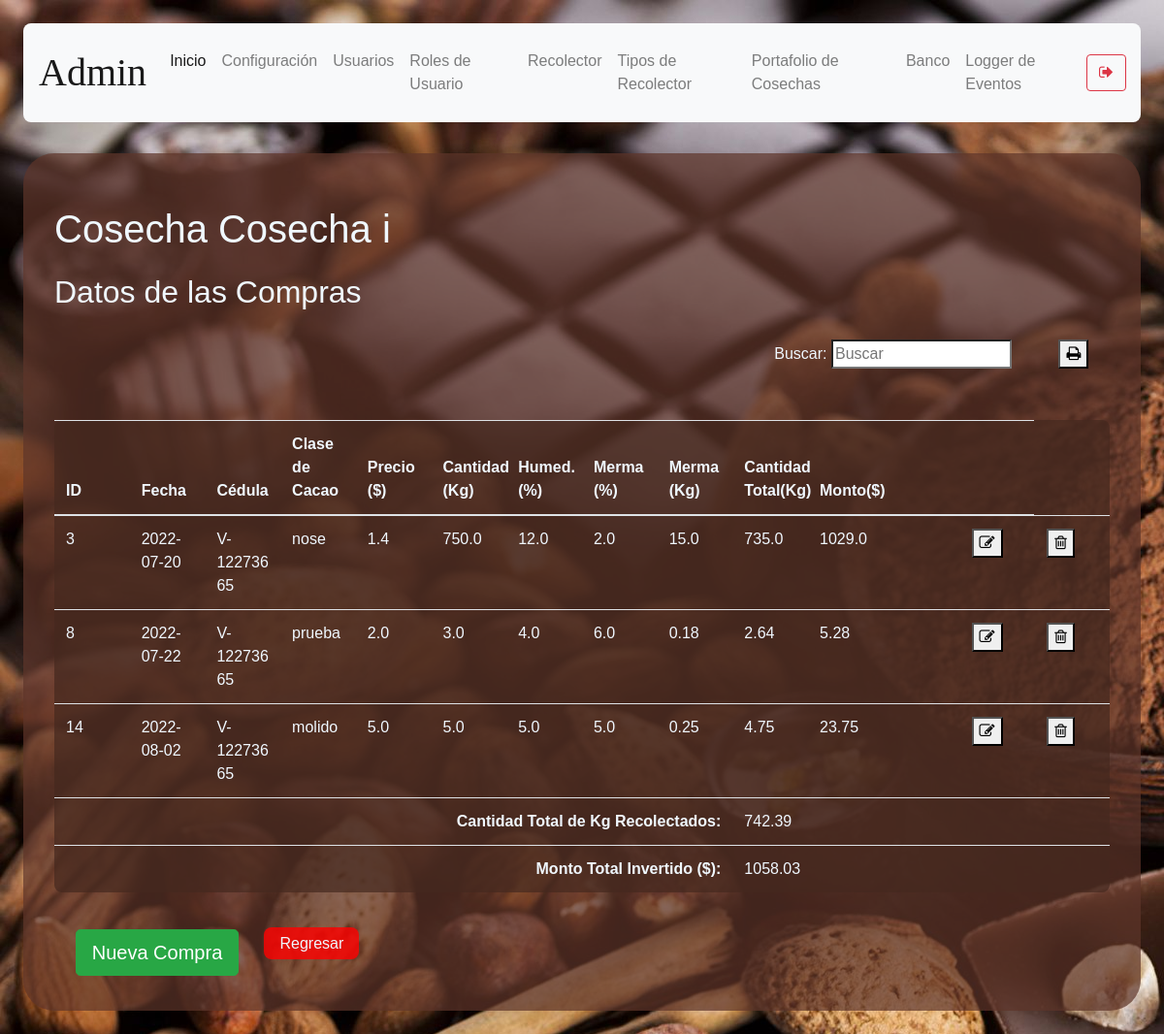
/harvest/1/purchase (signed in), run on the app's committed database.
### models/harvest.py (models this page shows, shortened)
class Harvest (db.Model):
    __tablename__ = 'harvest'
    id = db.Column(db.Integer, primary_key = True)
    description = db.Column(db.String(250), nullable = False)
    start_date = db.Column(db.String(10), nullable=False)
    end_date = db.Column(db.String(10), nullable= False)
    status = db.Column(db.String(10), nullable = False)
    def find(self, id):
        return Harvest.query.get(id)

### models/purchase.py (models this page shows, shortened)
class Purchase( db.Model ):
    __tablename__ = 'purchase'
    id = db.Column( db.Integer, primary_key = True )
    date = db.Column( db.String(10), nullable = False )
    F_Productor = db.Column( db.Integer, db.ForeignKey('productor.id'))
    F_Harvest = db.Column( db.Integer, db.ForeignKey( 'harvest.id' ) )
    cacao_type = db.Column( db.String, nullable=False )
    price_dolar= db.Column( db.Float, nullable=False )
    amount_kg = db.Column( db.Float, nullable = False )
    wetness_percentage = db.Column( db.Float, nullable = False )
    waste_percentage = db.Column( db.Float, nullable = False )
    waste_kg = db.Column( db.Float, nullable=False )
    total_amount_kg = db.Column( db.Float, nullable = False )
    total_dolar = db.Column( db.Float, nullable=False )
    observation = db. Column( db.String(255) )

### models/productor.py (models this page shows, shortened)
class Productor(db.Model) :
    __tablename__ = "productor"
    id = db.Column(db.Integer, primary_key = True)
    cedula = db.Column(db.String(100), nullable = False, unique=True)
    name = db.Column(db.String(100), nullable = False)
    last_name = db.Column(db.String(100), nullable = False)
    gender = db.Column(db.String(10), nullable = False)
    date_of_birth = db.Column(db.String(10), nullable = False)
    local_phone = db.Column(db.String(20), nullable = True)
    movil_phone = db.Column(db.String(20), nullable = True)
    address_1 = db.Column(db.String(150), nullable = True)
    address_2 = db.Column(db.String(150), nullable = True)
    productor_type_id = db.Column(db.Integer, db.ForeignKey('productor_type.id'))

### routes/purchase.py (the view)
@purchase.route('/harvest/<harvest_id>/purchase', methods=['GET'])
def index(harvest_id):
    if( not verify_permissions(session, User, allowed_rols) ):
        return redirect(url_for('auth.index'))
    harvest = Harvest.find(Harvest, harvest_id)
    purchases = Purchase.query.filter_by(F_Harvest = harvest_id)
    productors = Productor.query.all()
    productor_types = Productor_type.query.all()
    status = ""
    total_cantidad = sum(purchase.total_amount_kg for purchase in purchases)
    total_monto = ("{0:.2f}".format(sum(purchase.total_dolar for purchase in purchases)))
    if 'management-status' in session: status = session['management-status']
    return render_template("purchase.html", harvest=harvest, purchases=purchases,
    productors=productors, productor_types= productor_types, status=status, total_cantidad=total_cantidad, total_monto=total_monto)

### models/user.py (called while the page is built)
    def get_user_rol_by_username( self, username ):
        user_rol_id = User.query.filter_by(username = username).first().user_rol_id
        user_rol = User_rol.query.get(user_rol_id).description
        return user_rol

### utils/functions.py (called while the page is built)
def verify_permissions(session, User, allowed=['admin']):
    return 'username' in session and \
    ( allowed == 'all' or User.get_user_rol_by_username(User, session['username']) in allowed)

### templates/purchase.html (shortened to what this page needs)
{% extends "base.html" %}
{% block content %}
    <h1><p id="name-Harvest">Cosecha {{harvest.description}}</p></h1>
    <h2>Datos de las Compras</h2>
    <p align="right">
            Buscar: <input id ="search-bar" onkeyup="searchEngine()" type="search" name="busqueda" placeholder="Buscar">
            <button><a onclick="javascript:generatePDF('miTabla');"><i class="fa fa-print" aria-hidden="true"></i></a></button>
        </p>
        <table class="table content-table" id="miTabla">
            <thead>
                <th>ID</th>
                <th>Fecha</th>
                <th>Cédula</th>
                <th>Clase de Cacao</th>
                <th>Precio ($)</th>
                <th>Cantidad (Kg)</th>
                <th>Humed.(%)</th>
                <th>Merma (%)</th>
                <th>Merma (Kg)</th>
                <th>Cantidad Total(Kg)</th>
                <th>Monto($)</th>
                <th></th>
                <th></th>
            </thead>
            <tbody id="table-body-data">
            {% for i in purchases %}
            <tr>
                <td>{{ i.id }}</td>
                <td>{{ i.date }}</td>
                {% for prod in productors %}
                    {% if prod.id == i.F_Productor %}
                        <td>{{ prod.cedula }} </td>
                    {% endif %}
                {% endfor %}
                <td>{{ i.cacao_type }}</td>
                <td>{{ i.price_dolar }}</td>
                <td>{{ i.amount_kg }}</td>
                <td>{{ i.wetness_percentage }}</td>
                <td>{{ i.waste_percentage}}</td>
                <td>{{ i.waste_kg }}</td>
                <td>{{ i.total_amount_kg }}</td>
                <td>{{ i.total_dolar }}</td>
                <td>{{ i.observation }}</td>
                <td><button onclick="window.location.href=`/harvest/{{harvest.id}}/purchase/{{i.id}}/edit`"><i class="fa fa-pencil-square-o" aria-hidden="true"></i></button></td>
                <td><button onclick='deleteConfirm2( {{i.id}}, "Purchase", {{harvest.id}} )'><i class="fa fa-trash-o" aria-hidden="true"></i></button></td>
            </tr>
            {% endfor %}
            <tr>
                <th scope="row" colspan="9" style="text-align: right;">Cantidad Total de Kg Recolectados:</th>
                <td colspan="2">{{total_cantidad}}</td>
                <th></th><th></th><th></th>
            </tr>
             <tr>
                <th scope="row" colspan="9" style="text-align: right;">Monto Total Invertido ($):</th>
                <td colspan="2">{{ total_monto }}</td>
                <th></th><th></th><th></th>
            </tr>
            </tbody>
        </table>
        <button type="button" data-toggle="modal" data-target="#modal-{{harvest.id}}"class="btn btn-success btn-lg mb-1">Nueva Compra</button>
        <a class="abord" href="/harvest" onclick="hiddeForm()">Regresar</a>
{% endblock %}

### static/styles/main.css (style rules this page uses)
body { background-color:aliceblue; background-image: url("../media/2316549.jpg"); margin: 2%; font-family: 'Gill Sans', 'Gill Sans MT', Calibri, 'Trebuchet MS', sans-serif; }
button { margin: 2%; }
h1, h2 { margin-top: 2%; }
.content-table { background-color: rgba(69, 40, 31, 0.7); padding: 2em; color:aliceblue; margin-top: 2em; border-radius: .5em; }
.abord, .abord:hover { color: aliceblue; background-color: rgba(255, 0, 0, 0.8); width: 4em; text-align: center; border-radius: 0.5em; padding: 0.5em 1em 0.5em 1em; list-style: none; text-decoration: none; }
table { width:100%; table-layout:fixed; }
td { word-wrap:break-word; }

### data on the page
Harvest: description "Cosecha i"
Purchase: id "3", date "2022-07-20", cacao_type "nose", price_dolar "1.4", amount_kg "750.0", wetness_percentage "12.0", waste_percentage "2.0", waste_kg "15.0", total_amount_kg "735.0", total_dolar "1029.0"
Productor: cedula "V-12273665"
Purchase: id "8", date "2022-07-22", cacao_type "prueba", price_dolar "2.0", amount_kg "3.0", wetness_percentage "4.0", waste_percentage "6.0", waste_kg "0.18", total_amount_kg "2.64", total_dolar "5.28"
Purchase: id "14", date "2022-08-02", cacao_type "molido", price_dolar "5.0", amount_kg "5.0", wetness_percentage "5.0", waste_percentage "5.0", waste_kg "0.25", total_amount_kg "4.75", total_dolar "23.75"

### other printed values
{{ session['username'] }} "Admin"
{{ total_cantidad }} "742.39"
{{ total_monto }} "1058.03"
